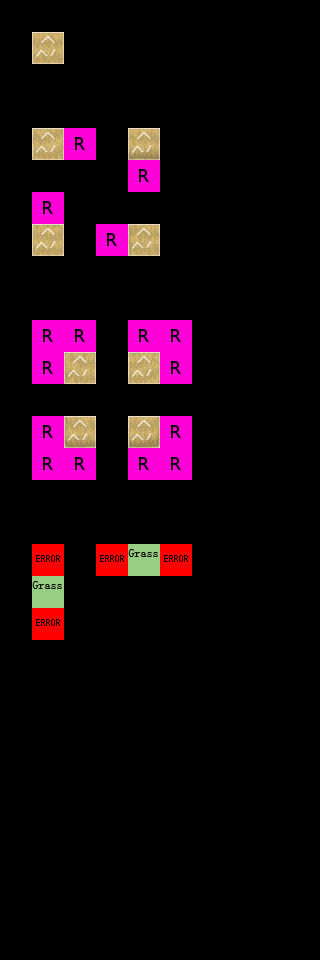

The image is a tile-based game level rendered from a .tmx file. Its description and source (layers, tilesets, objects; grid data summarised) follow:
An orthogonal 10x30 tile map with 32x32 px tiles, 5 tile layers (Regions, Input_set, Output_Ground, Output_Error, ...), 4 tilesets.

<map version="1.0" orientation="orthogonal" width="10" height="30" tilewidth="32" tileheight="32">
 <tileset firstgid="1" source="../map_tiles.tsx" />
 <tileset firstgid="33" source="../rules.tsx" />
 <tileset firstgid="37" source="../sets.tsx" />
 <tileset firstgid="165" source="../tiles32_sea_of_trees.tsx" />
 <layer name="Regions" width="10" height="30">
  <data>[300 cells, 31 non-empty, 1 distinct tile ids]</data>
 </layer>
 <layer name="Input_set" width="10" height="30">
  <data>[300 cells, 11 non-empty, 1 distinct tile ids]</data>
 </layer>
 <layer name="Output_Ground" width="10" height="30">
  <data>[300 cells, 9 non-empty, 9 distinct tile ids]</data>
 </layer>
 <layer name="Output_Error" width="10" height="30">
  <data>[300 cells, 4 non-empty, 1 distinct tile ids]</data>
 </layer>
 <layer name="Output_Collision" width="10" height="30">
  <data>[300 cells, 9 non-empty, 1 distinct tile ids]</data>
 </layer>
</map>
